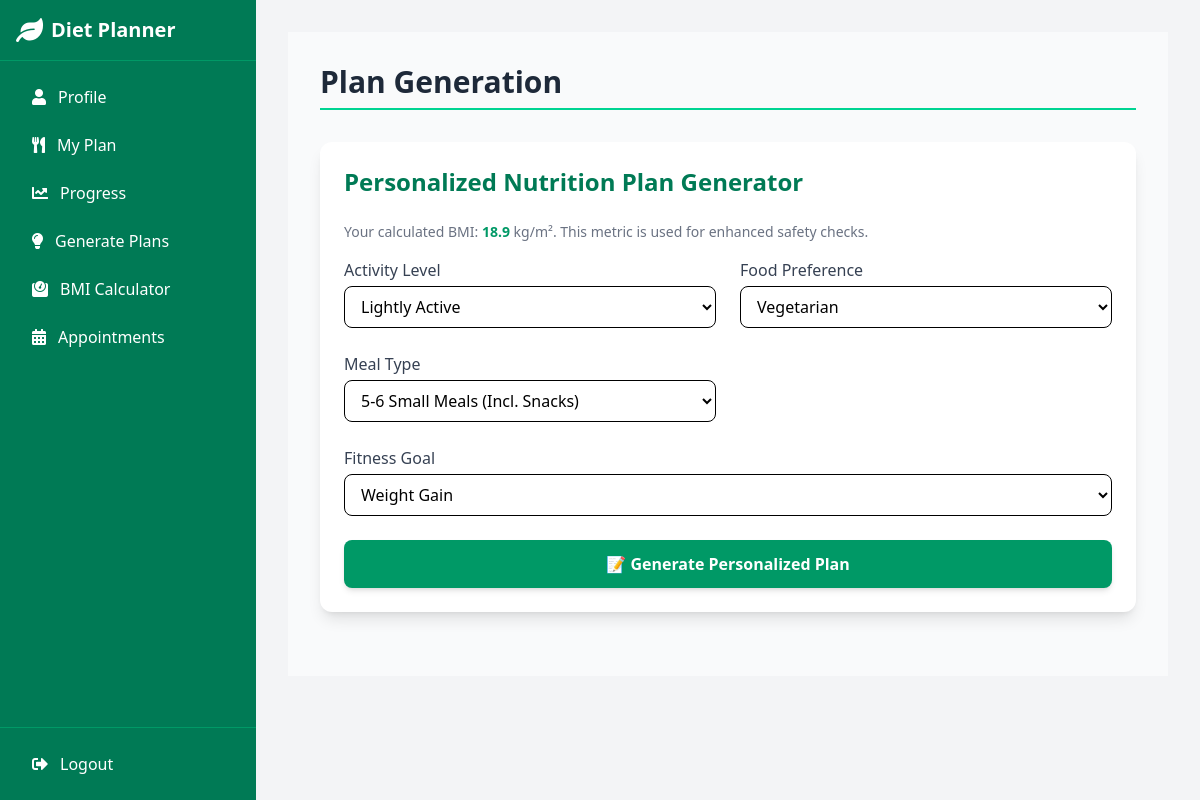
Screenshot of /user/plans.php (signed in) with the database file from the repository.
### tables this page shows
CREATE TABLE `reg` (
  `id` int NOT NULL,
  `name` varchar(100) DEFAULT NULL,
  `age` int DEFAULT NULL,
  `weight` float DEFAULT NULL,
  `height` float DEFAULT NULL,
  `email` varchar(150) DEFAULT NULL,
  `password` varchar(255) DEFAULT NULL,
  `gender` varchar(20) DEFAULT NULL,
  `health_issues` text,
  `dietary` varchar(50) DEFAULT NULL,
  `goal` varchar(50) DEFAULT NULL,
  `activity` varchar(50) DEFAULT NULL,
  `meal_type` varchar(50) DEFAULT NULL,
  `type` int DEFAULT NULL,
  `created_at` timestamp NULL DEFAULT CURRENT_TIMESTAMP
);

### user/plans.php (the view, shortened to what this page needs)
<?php
include 'components/head.php';
include 'components/navbar.php';
include(__DIR__ . '/../config/db_conn.php');
$user_id = $_SESSION['user_id'];
$bmi = 0;
$userRes = $connection->prepare("SELECT * FROM reg WHERE id = ?");
$userRes->bind_param("i", $user_id);
$userRes->execute();
$user = $userRes->get_result()->fetch_assoc();
if (!$user) {
    $error = "User record not found! Please check your account data.";
} else {
    $weight = floatval($user['weight'] ?? 0);
    $height = floatval($user['height'] ?? 0);
    $height_m = $height / 100;
    $bmi = ($height_m > 0) ? round($weight / ($height_m * $height_m), 1) : 0;
    $finalGoal = $_POST['goal'] ?? $user['goal'] ?? '';
    $finalDietary = $_POST['food'] ?? $user['dietary'] ?? '';
    $finalActivity = $_POST['activity'] ?? $user['activity'] ?? '';
    $finalMealType = $_POST['meal_type'] ?? $user['meal_type'] ?? '';
}
?>
<main class="flex-1 overflow-y-auto p-8 bg-gray-50">
    <h1 class="text-3xl font-extrabold text-gray-800 mb-8 border-b-2 border-emerald-400 pb-2">Plan Generation</h1>
    <section class="bg-white rounded-xl shadow-lg p-6 mb-8">
        <h2 class="text-2xl font-bold text-emerald-700 mb-6">Personalized Nutrition Plan Generator</h2>
        <?php if ($bmi > 0): ?>
            <p class="text-sm text-gray-500 mb-4">Your calculated BMI: <strong class="text-emerald-600"><?= $bmi ?></strong> kg/m². This metric is used for enhanced safety checks.</p>
        <?php endif; ?>
        <form method="post" class="grid grid-cols-1 md:grid-cols-2 gap-6">
            <div>
                <label class="block text-gray-700 font-medium">Activity Level</label>
                <select name="activity" class="w-full border rounded-lg px-3 py-2 mt-1 focus:ring-emerald-500 focus:border-emerald-500" required>
                    <option value="light" <?= $finalActivity == 'light' ? 'selected' : '' ?>>Lightly Active</option>
                </select>
            </div>
            <div>
                <label class="block text-gray-700 font-medium">Food Preference</label>
                <select name="food" class="w-full border rounded-lg px-3 py-2 mt-1 focus:ring-emerald-500 focus:border-emerald-500" required>
                    <option value="veg" <?= $finalDietary == 'veg' ? 'selected' : '' ?>>Vegetarian</option>
                </select>
            </div>
            <div>
                <label class="block text-gray-700 font-medium">Meal Type</label>
                <select name="meal_type" class="w-full border rounded-lg px-3 py-2 mt-1 focus:ring-emerald-500 focus:border-emerald-500" required>
                    <option value="5_small" <?= $finalMealType == '5_small' ? 'selected' : '' ?>>5-6 Small Meals (Incl. Snacks)</option>
                </select>
            </div>
            <div class="md:col-span-2">
                <label class="block text-gray-700 font-medium">Fitness Goal</label>
                <select name="goal" class="w-full border rounded-lg px-3 py-2 mt-1 focus:ring-emerald-500 focus:border-emerald-500" required>
                    <option value="weight_gain" <?= $finalGoal == 'weight_gain' ? 'selected' : '' ?>>Weight Gain</option>
                </select>
            </div>
            <div class="md:col-span-2">
                <button type="submit" name="generate_plan" class="w-full bg-emerald-600 text-white px-4 py-3 rounded-lg font-semibold hover:bg-emerald-700 transition-colors shadow-md">
                    📝 Generate Personalized Plan
                </button>
            </div>
        </form>
    </section>
</main>
</body>
</html>

### rows the page displays
reg: bmi "18.9", activity "Lightly Active", food "Vegetarian", meal_type "5-6 Small Meals (Incl. Snacks)", goal "Weight Gain"
